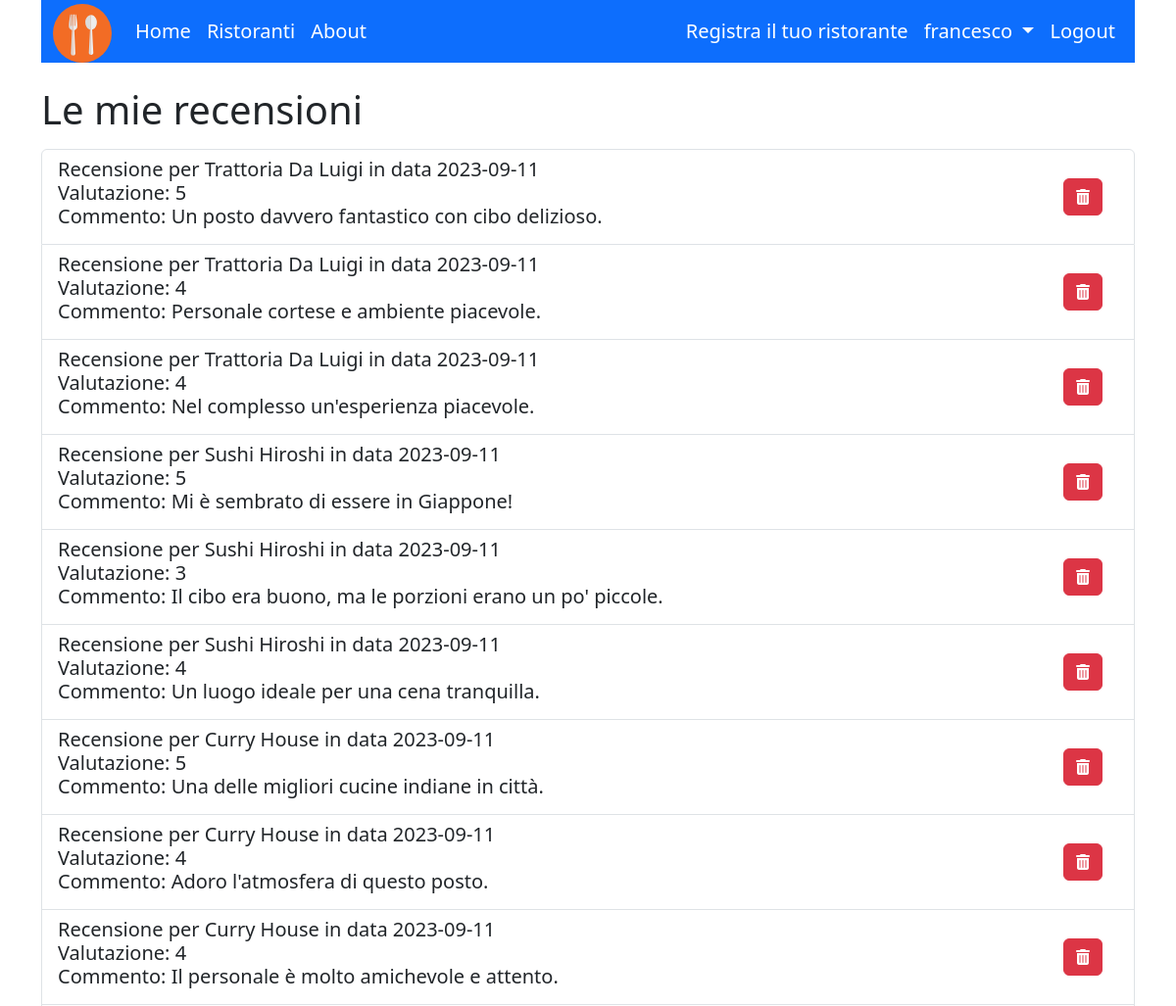
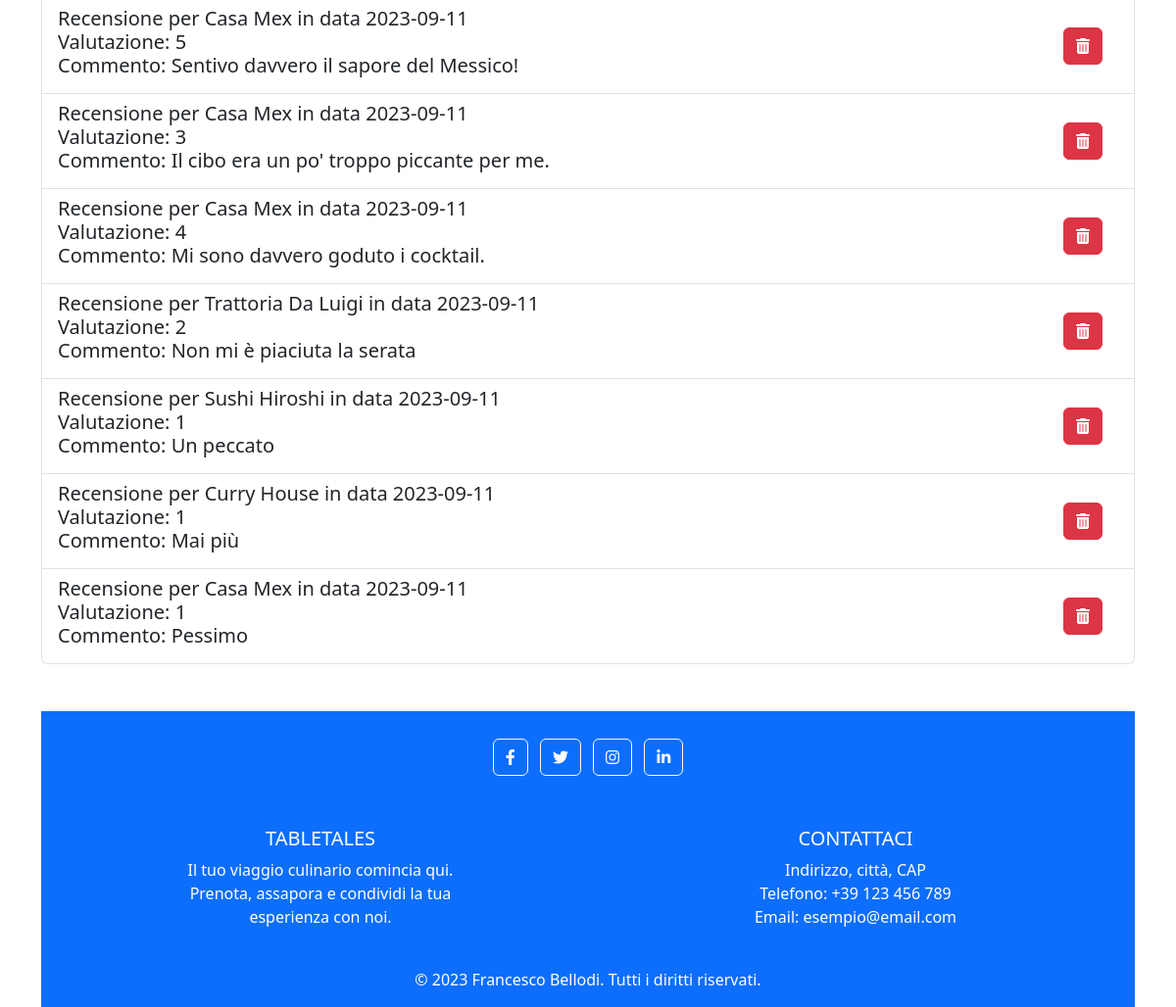
Screenshot of /user/reviews/ (signed in) with the database file from the repository (2 pictures, top to bottom).
### reviewsApp/models.py (models this page shows, shortened)
class Review(models.Model):
    restaurant = models.ForeignKey('restaurantsApp.Restaurant', on_delete=models.CASCADE)
    username = models.ForeignKey(settings.AUTH_USER_MODEL, on_delete=models.CASCADE)
    comment_title = models.CharField(max_length=255)
    comment = models.TextField()
    rating = models.PositiveIntegerField(validators=[MinValueValidator(1), MaxValueValidator(5)])
    review_date = models.DateTimeField(auto_now_add=True)
    def str_for_logged_user(self):
        return linebreaksbr(
            f"Recensione per {self.restaurant} in data {self.review_date.date()}"
            f"\n Valutazione: {self.rating}"
            f"\n Commento: {self.comment}"
        )

### restaurantsApp/models.py (models this page shows, shortened)
class Restaurant(models.Model):
    restaurantID = models.IntegerField(primary_key=True)
    owner = models.ForeignKey(settings.AUTH_USER_MODEL, on_delete=models.CASCADE)
    name = models.CharField(max_length=100)
    address = models.CharField(max_length=200)
    phone_number = PhoneNumberField()
    cuisine_type = models.CharField(max_length=200)
    meal_type = models.CharField(max_length=200)
    max_booking = models.IntegerField(default=100)
    average_rating = models.FloatField(default=0, null=True)
    def __str__(self):
        return self.name

### reviewsApp/views.py (the view)
# urls.py: path('reviews/', UserReviewsListView.as_view(), name='user_reviews'),
class UserReviewsListView(LoginRequiredMixin, ListView):
    model = Review
    template_name = 'user-object-list.html'
    context_object_name = 'objects'
    def get_context_data(self, **kwargs):
        context = super().get_context_data(**kwargs)
        context["obj_delete"] = 'review_delete'
        context["title_page"] = 'Le mie recensioni'
        context["obj_name"] = 'Recensioni'
        return context
    def get_queryset(self):
        user = self.request.user
        return Review.objects.filter(username=user)

### mixins/user_mixins.py (called while the page is built)
    def test_func(self):
        return self.request.user.is_authenticated

### templates/user-object-list.html (shortened to what this page needs)
{% extends "base.html" %}
{% load django_bootstrap5 %}
{% block content %}
    <h1>{{ title_page }}</h1>
    <ul class="list-group mt-3">
    {% for obj in objects %}
      <li class="list-group-item">
        <div class="d-flex justify-content-between align-items-center">
          <h5>{{ obj.str_for_logged_user }}</h5>
          <div class="d-flex">
            <form action="{% url obj_delete obj.pk %}" method="post" class="me-3 ">
                <button type="submit" class="btn btn-danger" onclick="return confirm('Sicuro di voler eliminare?')">
                    <i class="fas fa-trash-alt"></i>
                </button>
            </form>
          </div>
        </div>
      </li>
    {% empty %}
      <li class="list-group-item">{{ obj_name }} non presenti</li>
    {% endfor %}
    </ul>
{% endblock %}

### templates/navbar.html (shortened to what this page needs)
{% load static %}
<nav class="navbar navbar-expand-lg bg-primary thick-navbar fs-5">
    <div class="container">
        <a class="navbar-brand text-white" href="/">
          <img src="{% static '/svg/tabletales-logo.svg' %}" height="60">
        </a>
        <div class="collapse navbar-collapse" id="navbarContent">
            <ul class="navbar-nav mr-auto">
                <li class="nav-item">
                    <a class="nav-link text-white" href="/">Home</a>
                </li>
                <li class="nav-item">
                    <a class="nav-link text-white" href="/restaurants/">Ristoranti</a>
                </li>
                <li class="nav-item">
                    <a class="nav-link text-white" href="/about/">About</a>
                </li>
            </ul>
            <ul class="navbar-nav ms-auto">
                {% if not user.is_authenticated %}
                    <li class="nav-item">
                        <a class="nav-link text-white" href="/accounts/signup/">Register</a>
                    </li>
                    <li class="nav-item">
                        <a class="nav-link text-white" href="{% url 'login' %}">Login</a>
                    </li>
                {% else %}
                    <li class="nav-item">
                        <a class="nav-link text-white" href="{% url 'restaurant_create' %}">Registra il tuo ristorante</a>
                    </li>
                    <li class="nav-item dropdown">
                        <a class="nav-link dropdown-toggle text-white" href="#" id="navbarDropdownMenuLink" role="button" data-bs-toggle="dropdown" aria-expanded="false">
                            {{ user.username }}
                        </a>
                    </li>
                    <li class="nav-item">
                        <a class="nav-link text-white" href="{% url 'logout' %}">Logout</a>
                    </li>
                {% endif %}
            </ul>
        </div>
    </div>
</nav>

### templates/navbar.html (style rules this page uses)
.thick-navbar { height: 8vh; line-height: 100px; }

### rows the page displays
Review: str_for_logged_user "Recensione per Trattoria Da Luigi in data 2023-09-11 Valutazione: 5 Commento: Un posto davvero fantastico con cibo delizioso."
Review: str_for_logged_user "Recensione per Trattoria Da Luigi in data 2023-09-11 Valutazione: 4 Commento: Personale cortese e ambiente piacevole."
Review: str_for_logged_user "Recensione per Trattoria Da Luigi in data 2023-09-11 Valutazione: 4 Commento: Nel complesso un'esperienza piacevole."
Review: str_for_logged_user "Recensione per Sushi Hiroshi in data 2023-09-11 Valutazione: 5 Commento: Mi è sembrato di essere in Giappone!"
Review: str_for_logged_user "Recensione per Sushi Hiroshi in data 2023-09-11 Valutazione: 3 Commento: Il cibo era buono, ma le porzioni erano un po' piccole."
Review: str_for_logged_user "Recensione per Sushi Hiroshi in data 2023-09-11 Valutazione: 4 Commento: Un luogo ideale per una cena tranquilla."
Review: str_for_logged_user "Recensione per Curry House in data 2023-09-11 Valutazione: 5 Commento: Una delle migliori cucine indiane in città."
Review: str_for_logged_user "Recensione per Curry House in data 2023-09-11 Valutazione: 4 Commento: Adoro l'atmosfera di questo posto."
Review: str_for_logged_user "Recensione per Curry House in data 2023-09-11 Valutazione: 4 Commento: Il personale è molto amichevole e attento."
Review: str_for_logged_user "Recensione per Casa Mex in data 2023-09-11 Valutazione: 5 Commento: Sentivo davvero il sapore del Messico!"
Review: str_for_logged_user "Recensione per Casa Mex in data 2023-09-11 Valutazione: 3 Commento: Il cibo era un po' troppo piccante per me."
Review: str_for_logged_user "Recensione per Casa Mex in data 2023-09-11 Valutazione: 4 Commento: Mi sono davvero goduto i cocktail."
Review: str_for_logged_user "Recensione per Trattoria Da Luigi in data 2023-09-11 Valutazione: 2 Commento: Non mi è piaciuta la serata"
Review: str_for_logged_user "Recensione per Sushi Hiroshi in data 2023-09-11 Valutazione: 1 Commento: Un peccato"
Review: str_for_logged_user "Recensione per Curry House in data 2023-09-11 Valutazione: 1 Commento: Mai più"
Review: str_for_logged_user "Recensione per Casa Mex in data 2023-09-11 Valutazione: 1 Commento: Pessimo"

### other values shown
{{ user.username }} "francesco"
{{ title_page }} "Le mie recensioni"
